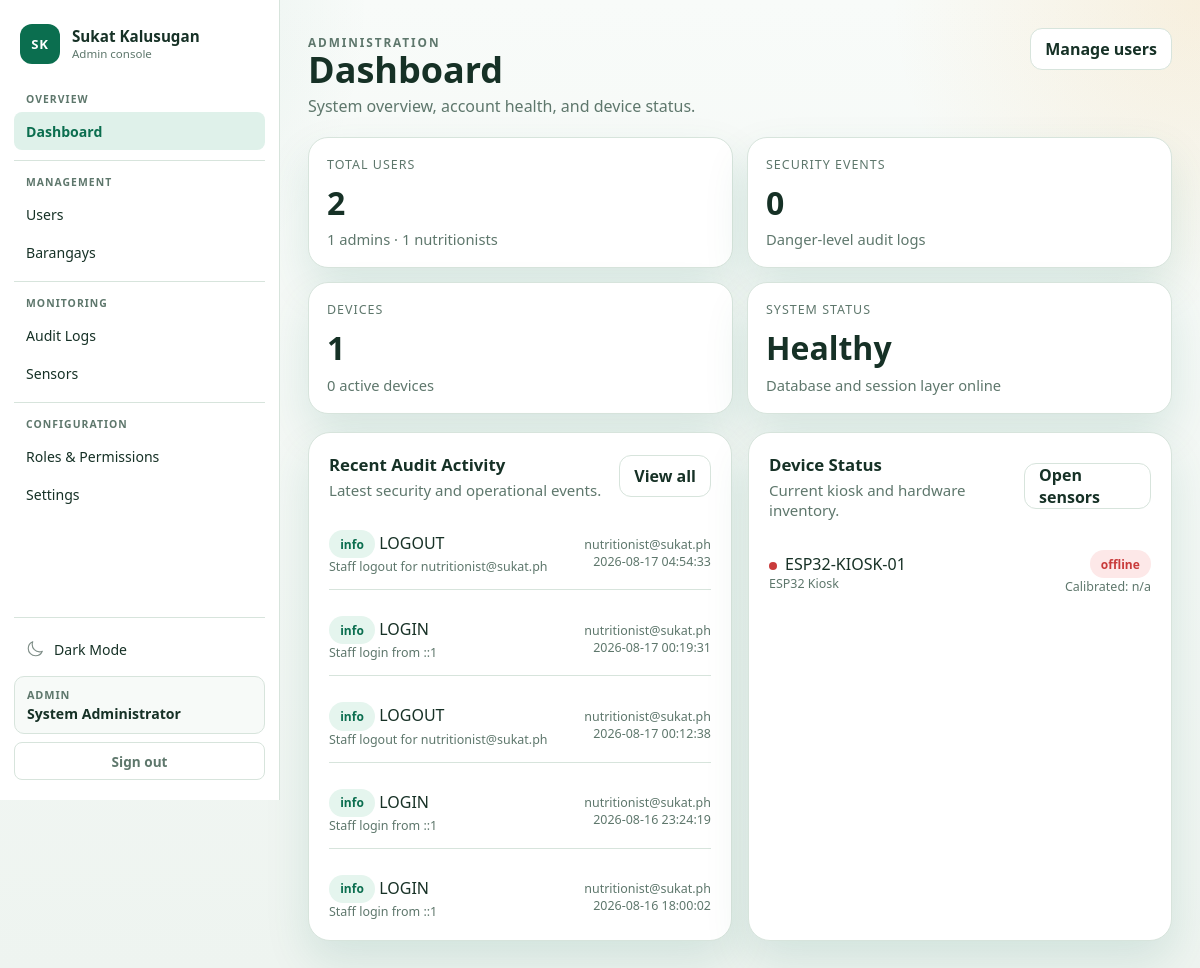
Page /admin/dashboard.php (signed in) on the committed database.
### tables this page shows
CREATE TABLE `audit_logs` (
  `id` int(10) UNSIGNED NOT NULL,
  `user_id` int(10) UNSIGNED DEFAULT NULL,
  `action` varchar(150) NOT NULL,
  `level` enum('info','warning','danger') NOT NULL DEFAULT 'info',
  `description` text DEFAULT NULL,
  `ip_address` varchar(45) DEFAULT NULL,
  `created_at` timestamp NOT NULL DEFAULT current_timestamp()
);

CREATE TABLE `devices` (
  `id` int(10) UNSIGNED NOT NULL,
  `device_code` varchar(50) NOT NULL,
  `location` varchar(150) DEFAULT NULL,
  `barangay_id` int(10) UNSIGNED DEFAULT NULL,
  `last_calibration_at` date DEFAULT NULL,
  `calibration_offset_height` decimal(6,2) DEFAULT 0.00,
  `calibration_offset_weight` decimal(6,3) DEFAULT 0.000,
  `hx711_calibration_factor` decimal(12,4) NOT NULL DEFAULT -20892.5000,
  `mounting_height_cm` decimal(6,2) NOT NULL DEFAULT 182.88,
  `status` enum('active','maintenance','offline') NOT NULL DEFAULT 'active',
  `last_seen_at` timestamp NULL DEFAULT NULL,
  `created_at` timestamp NOT NULL DEFAULT current_timestamp(),
  `updated_at` timestamp NOT NULL DEFAULT current_timestamp() ON UPDATE current_timestamp()
);

### public_html/includes/auth_middleware.php (called while the page is built, shortened)
<?php
function app_base_path(): string
{
    $scriptName = str_replace('\\', '/', (string)($_SERVER['SCRIPT_NAME'] ?? ''));
    $routeMarkers = ['/api/', '/admin/', '/nutritionist/', '/parent/', '/kiosk/', '/auth/'];
    foreach ($routeMarkers as $marker) {
        $position = strpos($scriptName, $marker);
        if ($position !== false) {
            return rtrim(substr($scriptName, 0, $position), '/');
        }
    }
    return rtrim(dirname($scriptName), '/');
}
function app_url(string $path = ''): string
{
    $basePath = app_base_path();
    $normalizedPath = '/' . ltrim($path, '/');
    if ($basePath === '' || $basePath === '/') {
        return $normalizedPath;
    }
    return $basePath . $normalizedPath;
}

### public_html/includes/api_helpers.php (called while the page is built, shortened)
<?php
require_once __DIR__ . '/auth_middleware.php';
function api_device_is_online(?array $device, int $heartbeatSeconds = DEVICE_ONLINE_THRESHOLD_SECONDS): bool
{
    $status = strtolower((string)($device['status'] ?? 'offline'));
    $secondsSinceLastSeen = (int)$device['seconds_since_last_seen'];
    return $secondsSinceLastSeen >= 0 && $secondsSinceLastSeen <= $heartbeatSeconds;
}

### public_html/admin/dashboard.php (the view, shortened to what this page needs)
<?php
require_once __DIR__ . '/../includes/admin_helpers.php';
require_once __DIR__ . '/../includes/api_helpers.php';
$recentLogs = admin_fetch_all(
    'SELECT a.id, a.action, a.level, a.description, a.created_at, COALESCE(u.email, "System") AS actor
     FROM audit_logs a
     LEFT JOIN users u ON u.id = a.user_id
     ORDER BY a.created_at DESC, a.id DESC
     LIMIT 5'
);
$devices = admin_fetch_all(
    'SELECT device_code, location, status, last_seen_at, last_calibration_at, updated_at,
            TIMESTAMPDIFF(SECOND, last_seen_at, NOW()) AS seconds_since_last_seen
     FROM devices
     ORDER BY device_code ASC'
);
$devicesOnlineCount = 0;
$summary = [
    'users' => admin_scalar('SELECT COUNT(*) FROM users'),
    'admins' => admin_scalar("SELECT COUNT(*) FROM users u INNER JOIN roles r ON r.id = u.role_id WHERE r.name = 'admin'"),
    'nutritionists' => admin_scalar("SELECT COUNT(*) FROM users u INNER JOIN roles r ON r.id = u.role_id WHERE r.name = 'nutritionist'"),
    'audit_errors' => admin_scalar("SELECT COUNT(*) FROM audit_logs WHERE level = 'danger'"),
    'devices_online' => $devicesOnlineCount,
    'devices_total' => admin_scalar('SELECT COUNT(*) FROM devices'),
];
$actions = '<a class="admin-btn-secondary" href="' . admin_e(app_url('/admin/users.php')) . '">Manage users</a>';
?>
<section class="admin-grid-cards">
    <article class="admin-card">
        <div class="admin-stat-label">Total Users</div>
        <div class="admin-stat-value"><?php echo (int)$summary['users']; ?></div>
        <div class="admin-stat-note"><?php echo (int)$summary['admins']; ?> admins · <?php echo (int)$summary['nutritionists']; ?> nutritionists</div>
    </article>
    <article class="admin-card">
        <div class="admin-stat-label">Security Events</div>
        <div class="admin-stat-value"><?php echo (int)$summary['audit_errors']; ?></div>
        <div class="admin-stat-note">Danger-level audit logs</div>
    </article>
    <article class="admin-card">
        <div class="admin-stat-label">Devices</div>
        <div class="admin-stat-value"><?php echo (int)$summary['devices_total']; ?></div>
        <div class="admin-stat-note"><?php echo (int)$summary['devices_online']; ?> active devices</div>
    </article>
    <article class="admin-card">
        <div class="admin-stat-label">System Status</div>
        <div class="admin-stat-value">Healthy</div>
        <div class="admin-stat-note">Database and session layer online</div>
    </article>
</section>
<section class="admin-panel-grid">
    <article class="admin-section">
        <div class="admin-section-head">
            <div>
                <h2 class="admin-section-title">Recent Audit Activity</h2>
                <p class="admin-section-subtitle">Latest security and operational events.</p>
            </div>
            <a class="admin-btn-secondary" href="<?php echo admin_e(app_url('/admin/audit_logs.php')); ?>">View all</a>
        </div>
        <div class="admin-list">
            <?php foreach ($recentLogs as $log): ?>
                <?php
                $levelClass = match ($log['level']) {
                    'danger' => 'is-danger',
                    'warning' => 'is-warn',
                    default => 'is-success',
                };
                ?>
                <div class="admin-list-item">
                    <div>
                        <div><span class="admin-pill <?php echo $levelClass; ?>"><?php echo admin_e($log['level']); ?></span> <?php echo admin_e($log['action']); ?></div>
                        <div class="admin-mini"><?php echo admin_e($log['description'] ?? ''); ?></div>
                    </div>
                    <div class="admin-mini" style="text-align:right;">
                        <div><?php echo admin_e($log['actor']); ?></div>
                        <div><?php echo admin_e((string)$log['created_at']); ?></div>
                    </div>
                </div>
            <?php endforeach; ?>
        </div>
    </article>
    <article class="admin-section">
        <div class="admin-section-head">
            <div>
                <h2 class="admin-section-title">Device Status</h2>
                <p class="admin-section-subtitle">Current kiosk and hardware inventory.</p>
            </div>
            <a class="admin-btn-secondary" href="<?php echo admin_e(app_url('/admin/sensors.php')); ?>">Open sensors</a>
        </div>
        <div class="admin-list">
            <?php foreach ($devices as $device): ?>
                <?php
                $isOnline = api_device_is_online($device);
                $isMaintenance = ($device['status'] ?? '') === 'maintenance';
                $pillLabel = $isMaintenance ? 'maintenance' : ($isOnline ? 'online' : 'offline');
                $pillClass = $isMaintenance ? 'is-warn' : ($isOnline ? 'is-success' : 'is-danger');
                $dotStyle = $isMaintenance ? 'background:#f2a93b;' : ($isOnline ? 'background:#0b6e4f;' : 'background:#c93b3b;');
                ?>
                <div class="admin-list-item">
                    <div>
                        <div><span class="admin-status-dot" style="<?php echo admin_e($dotStyle); ?>"></span><?php echo admin_e($device['device_code']); ?></div>
                        <div class="admin-mini"><?php echo admin_e($device['location'] ?? 'No location set'); ?></div>
                    </div>
                    <div style="text-align:right;">
                        <div class="admin-pill <?php echo $pillClass; ?>"><?php echo admin_e($pillLabel); ?></div>
                        <div class="admin-mini">Calibrated: <?php echo admin_e((string)($device['last_calibration_at'] ?? 'n/a')); ?></div>
                    </div>
                </div>
            <?php endforeach; ?>
        </div>
    </article>
</section>

### public_html/assets/css/app.css (style rules this page uses)
:root { --bg: #f4f7f5; --surface: #ffffff; --surface-alt: #edf7f1; --border: #d8e4dd; --text: #173126; --muted: #5f766c; --primary: #0b6e4f; --primary-strong: #07513a; --accent: #f2a93b; --error: #c93b3b; --shadow: 0 30px 80px rgba(11, 110, 79, 0.12); --radius-xl: 32px; --radius-lg: 22px; --radius-md: 14px; --radius-sm: 10px; --font-display: "Trebuchet MS", "Segoe UI", sans-serif; --font-body: "Segoe UI", "Helvetica Neue", Arial, sans-serif; --field-bg: #ffffff; --flash-error-bg: #fff4f4; --flash-error-border: rgba(201, 59, 59, 0.24); --flash-notice-border: rgba(11, 110, 79, 0.18); --input-focus-border: rgba(11, 110, 79, 0.45); --input-focus-glow: rgba(11, 110, 79, 0.12); --input-placeholder: #8aa299; --page-gradient-start: #f7faf8; }
* { box-sizing: border-box; }
html, body { margin: 0; min-height: 100%; }
body { font-family: var(--font-body); color: var(--text); background: radial-gradient( circle at top left, rgba(11, 110, 79, 0.16), transparent 34% ), radial-gradient( circle at right 20%, rgba(242, 169, 59, 0.16), transparent 28% ), linear-gradient(180deg, var(--page-gradient-start) 0%, var(--bg) 100%); }
a { color: inherit; }

### rows in the picture
audit_logs: level "info", action "LOGOUT", description "Staff logout for nutritionist@sukat.ph", actor "nutritionist@sukat.ph", created_at "2026-08-17 04:54:33"
audit_logs: level "info", action "LOGIN", description "Staff login from ::1", actor "nutritionist@sukat.ph", created_at "2026-08-17 00:19:31"
audit_logs: level "info", action "LOGOUT", description "Staff logout for nutritionist@sukat.ph", actor "nutritionist@sukat.ph", created_at "2026-08-17 00:12:38"
audit_logs: level "info", action "LOGIN", description "Staff login from ::1", actor "nutritionist@sukat.ph", created_at "2026-08-16 23:24:19"
audit_logs: level "info", action "LOGIN", description "Staff login from ::1", actor "nutritionist@sukat.ph", created_at "2026-08-16 18:00:02"
devices: device_code "ESP32-KIOSK-01", location "ESP32 Kiosk", pillLabel "offline", last_calibration_at "n/a"

### other values in the picture
admin_e($group['label']) "OVERVIEW"
admin_e($item['label']) "Dashboard"
admin_e($group['label']) "MANAGEMENT"
admin_e($item['label']) "Users"
admin_e($item['label']) "Barangays"
admin_e($group['label']) "MONITORING"
admin_e($item['label']) "Audit Logs"
admin_e($item['label']) "Sensors"
admin_e($group['label']) "CONFIGURATION"
admin_e($item['label']) "Roles & Permissions"
admin_e($item['label']) "Settings"
admin_e(ucfirst($userRole)) "ADMIN"
admin_e($userName) "System Administrator"
admin_e($title) "Dashboard"
admin_e($subtitle) "System overview, account health, and device status."
